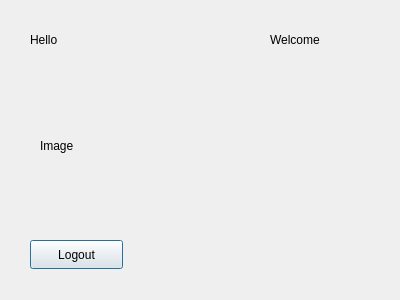
<?xml version="1.0" encoding="UTF-8"?>
<ui version="4.0">
 <class>Welcome</class>
 <widget class="QDialog" name="Welcome">
  <property name="geometry">
   <rect>
    <x>0</x>
    <y>0</y>
    <width>400</width>
    <height>300</height>
   </rect>
  </property>
  <property name="windowTitle">
   <string>Dialog</string>
  </property>
  <widget class="QLabel" name="label_hello">
   <property name="geometry">
    <rect>
     <x>30</x>
     <y>30</y>
     <width>211</width>
     <height>20</height>
    </rect>
   </property>
   <property name="text">
    <string>Hello</string>
   </property>
  </widget>
  <widget class="QLabel" name="label_image">
   <property name="geometry">
    <rect>
     <x>40</x>
     <y>60</y>
     <width>341</width>
     <height>171</height>
    </rect>
   </property>
   <property name="text">
    <string>Image</string>
   </property>
  </widget>
  <widget class="QLabel" name="label_welcome">
   <property name="geometry">
    <rect>
     <x>270</x>
     <y>30</y>
     <width>63</width>
     <height>20</height>
    </rect>
   </property>
   <property name="text">
    <string>Welcome</string>
   </property>
  </widget>
  <widget class="QPushButton" name="pushButton_logout">
   <property name="geometry">
    <rect>
     <x>30</x>
     <y>240</y>
     <width>93</width>
     <height>29</height>
    </rect>
   </property>
   <property name="text">
    <string>Logout</string>
   </property>
  </widget>
 </widget>
 <resources/>
 <connections/>
</ui>
